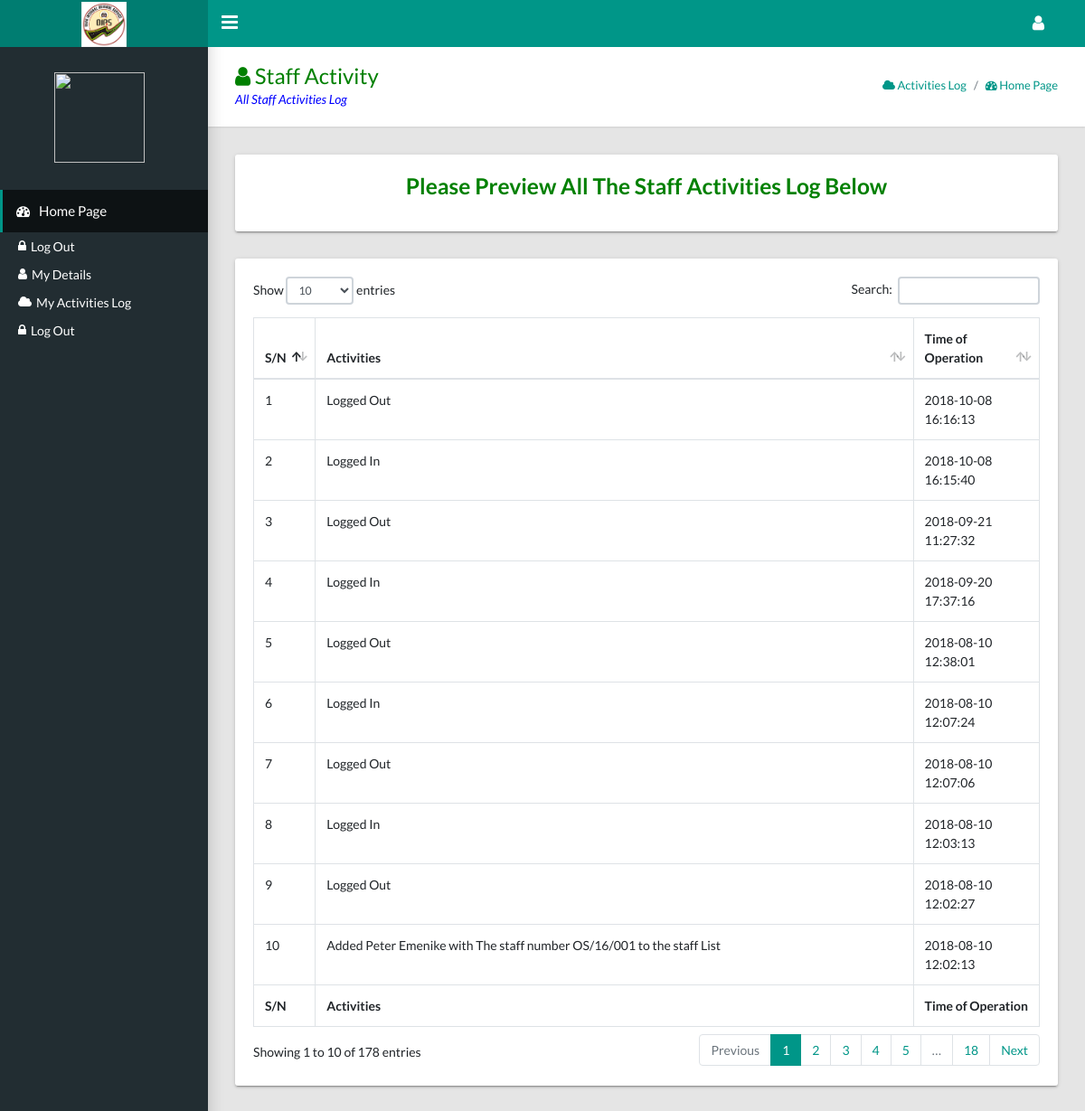
Screenshot of /ict-department/staff-activities-log.php with the database file from the repository.
### tables this page shows
CREATE TABLE `activity` (
  `act_id` int(255) NOT NULL,
  `action` text NOT NULL,
  `user_details` varchar(255) NOT NULL,
  `time_added` timestamp NULL DEFAULT CURRENT_TIMESTAMP ON UPDATE CURRENT_TIMESTAMP
);

### ict-department/staff-activities-log.php (the view, shortened to what this page needs)
<?php
	require '../header.php';
    $staffBiodata = new staffBiodataIGR($db);
	require '../side-bar.php';
    $staff_email  = $_SESSION['user_name'];
    $staffDetails = $staffBiodata->seestaff_biodataEmailDetails($staff_email);
    $staff_name = $staffDetails['staff_name'];
?>
<main class="app-content">
    <div class="app-title">
        <div>
	         <div>
                <h1 style="color: green"><i class="fa fa-user"></i> Staff Activity</h1>
                <p style="color: blue">All Staff Activities Log</p>
            </div>
        </div>
        <ul class="app-breadcrumb breadcrumb">
            <li class="breadcrumb-item"><a href="my-activities-log.php"><i class="fa fa-cloud"></i> <?php echo $staff_name ?> Activities Log </a></li>
          	<li class="breadcrumb-item"><a href="./"><i class="fa fa-dashboard"></i> Home Page</a></li>
        </ul>
    </div>
    <div class="row">
        <div class="col-md-12">
        </div>
        <div class="col-md-12">
            <div class="tile">
                <div class="row">
                    <div class="col-lg-12">
                        <h3><p align="center" style="color: green"> Please Preview All The Staff Activities Log Below </p></h3>
                    </div>
                </div>
            </div>
            <div class="row">
                <div class="col-md-12">
                    <div class="tile">
                        <div class="tile-body">
                            <div class="tile-body"><?php
                                $staff_activity = $db->prepare("SELECT * FROM activity ORDER BY act_id DESC ");
                                $staff_activity->execute();
                                if($staff_activity->rowCount()==0){  ?>
                                    <p style="color: red" align="center">The Staff Activity Log is Empty </p><?php
                                }else{?>
                                    <table class="table table-hover table-bordered" id="sampleTable">
                                        <thead>
                                            <tr>
                                                <th>S/N</th>
                                                <th>Activities</th>
                                                <th>Time of Operation</th>
                                            </tr>
                                        </thead>
                                         <tfoot>
                                            <tr>
                                                <th>S/N</th>
                                                <th>Activities</th>
                                                <th>Time of Operation</th>
                                            </tr>
                                        </tfoot>
                                        <tbody><?php
                                            $num =1;
                                            while($see_staff_act = $staff_activity->fetch()){ ?>
                                                <tr>
                                                    <td><?php echo $num; ?></td>
                                                    <td><?php echo $see_staff_act['action']; ?></td>
                                                    <td class="color-primary"><?php echo $see_staff_act['time_added']; ?></td>
                                                </tr><?php
                                                $num++;
                                            } ?>
                                        </tbody>
                                    </table><?php
                                } ?>
                            </div>
                        </div>
                    </div>
                </div>
            </div>
        </div>
    </div>
</main>
<?php require '../table-footer.php'; require '../alert.php'; ?>

### rows the page displays
activity: action "Logged Out", time_added "2018-10-08 16:16:13"
activity: action "Logged In", time_added "2018-10-08 16:15:40"
activity: action "Logged Out", time_added "2018-09-21 11:27:32"
activity: action "Logged In", time_added "2018-09-20 17:37:16"
activity: action "Logged Out", time_added "2018-08-10 12:38:01"
activity: action "Logged In", time_added "2018-08-10 12:07:24"
activity: action "Logged Out", time_added "2018-08-10 12:07:06"
activity: action "Logged In", time_added "2018-08-10 12:03:13"
activity: action "Logged Out", time_added "2018-08-10 12:02:27"
activity: action "Added Peter Emenike with The staff number OS/16/001 to the staff List", time_added "2018-08-10 12:02:13"
